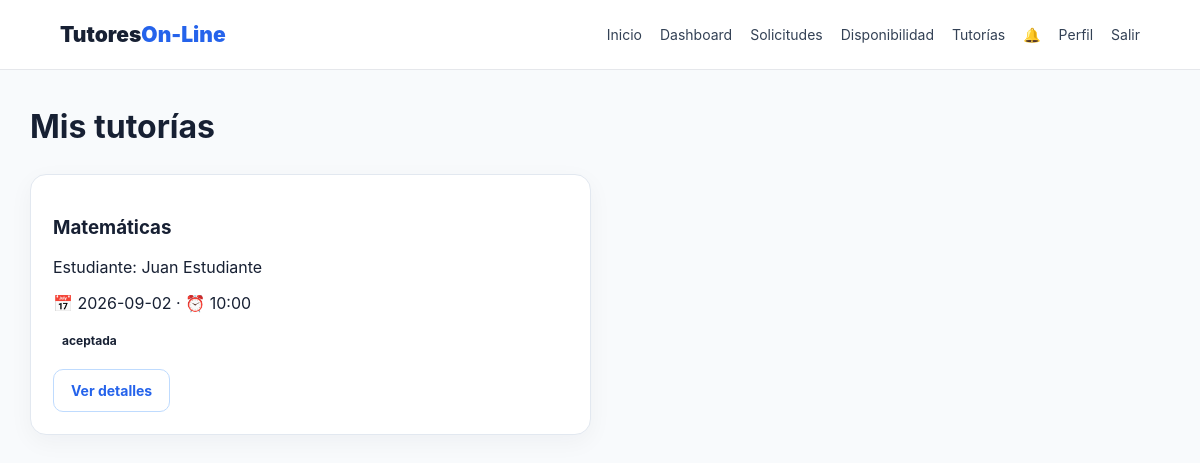
The app's page /tutorias (signed in) with its own data.
### tables this page shows
CREATE TABLE tutorias(id INTEGER PRIMARY KEY AUTOINCREMENT, estudiante_id INTEGER NOT NULL,
      tutor_id INTEGER NOT NULL, materia_id INTEGER, fecha TEXT NOT NULL, hora TEXT NOT NULL,
      duracion INTEGER DEFAULT 60, modalidad TEXT NOT NULL, tema TEXT DEFAULT '', estado TEXT DEFAULT 'pendiente',
      enlace_virtual TEXT DEFAULT '', creada_en TEXT DEFAULT CURRENT_TIMESTAMP,
      FOREIGN KEY(estudiante_id) REFERENCES usuarios(id), FOREIGN KEY(tutor_id) REFERENCES tutores(id),
      FOREIGN KEY(materia_id) REFERENCES materias(id));

CREATE TABLE materias(id INTEGER PRIMARY KEY AUTOINCREMENT, nombre TEXT UNIQUE NOT NULL);

CREATE TABLE usuarios(
      id INTEGER PRIMARY KEY AUTOINCREMENT, nombre TEXT NOT NULL, apellido TEXT NOT NULL,
      correo TEXT UNIQUE NOT NULL, password TEXT NOT NULL,
      rol TEXT NOT NULL CHECK(rol IN ('estudiante','tutor','admin')),
      ciudad TEXT DEFAULT '', nivel TEXT DEFAULT '', foto TEXT DEFAULT '', activo INTEGER DEFAULT 1,
      creado_en TEXT DEFAULT CURRENT_TIMESTAMP);

### app.py (the view)
@app.route('/tutorias')
@login_required
@role_required('tutor')
def tutor_tutorias():
    c=db(); me=c.execute('SELECT id FROM tutores WHERE usuario_id=?',(session['usuario_id'],)).fetchone(); rows=c.execute('''SELECT s.*,u.nombre,u.apellido,m.nombre materia FROM tutorias s JOIN usuarios u ON u.id=s.estudiante_id
      LEFT JOIN materias m ON m.id=s.materia_id WHERE s.tutor_id=? ORDER BY s.fecha,s.hora''',(me['id'],)).fetchall(); c.close(); return render_template('tutor_tutorias.html',tutorias=rows)

### app.py (called while the page is built)
def db():
    c = sqlite3.connect(DATABASE)
    c.row_factory = sqlite3.Row
    c.execute('PRAGMA foreign_keys = ON')
    return c

def login_required(f):
    @wraps(f)
    def wrap(*a,**kw):
        if not session.get('usuario_id'):
            flash('Debes iniciar sesión para continuar.','warning'); return redirect(url_for('login'))
        return f(*a,**kw)
    return wrap

def role_required(*roles):
    def deco(f):
        @wraps(f)
        def wrap(*a,**kw):
            if session.get('rol') not in roles:
                flash('No tienes permisos para acceder a esta sección.','danger'); return redirect(url_for('dashboard'))
            return f(*a,**kw)
        return wrap
    return deco

@app.context_processor
def inject_globals():
    count=0
    if session.get('usuario_id'):
        c=db(); count=c.execute('SELECT COUNT(*) FROM notificaciones WHERE usuario_id=? AND leida=0',(session['usuario_id'],)).fetchone()[0]; c.close()
    return {'notification_count':count, 'today':date.today().isoformat()}

### templates/tutor_tutorias.html
{% extends 'base.html' %}{% block title %}Tutorías{% endblock %}{% block content %}<div class="pagehead"><h1>Mis tutorías</h1></div><div class="grid two">{% for s in tutorias %}<div class="card"><h3>{{s['materia'] or 'Tutoría'}}</h3><p>Estudiante: {{s['nombre']}} {{s['apellido']}}</p><p>📅 {{s['fecha']}} · ⏰ {{s['hora']}}</p><span class="status {{s['estado']}}">{{s['estado']}}</span><br><br><a class="btn secondary" href="{{url_for('detalle_tutoria',tutoria_id=s['id'])}}">Ver detalles</a></div>{% else %}<div class="card"><p>No tienes tutorías registradas.</p></div>{% endfor %}</div>{% endblock %}

### static/css/style.css (style rules this page uses)
* { box-sizing:border-box }
body { margin:0;font-family:Inter,Arial,sans-serif;background:#f8fafc;color:#172033 }
.btn { display:inline-block;padding:12px 17px;border:0;border-radius:10px;text-decoration:none;font-weight:700;cursor:pointer;font-size:14px }
.btn.secondary { background:#fff;border:1px solid #bfdbfe;color:#2563eb }
.card,.hero-card,.auth-card,.filter-box,.tutor-card,.stat,.searchbox { background:#fff;border:1px solid #e2e8f0;border-radius:16px;padding:22px;box-shadow:0 7px 24px #0f172a0b }
.grid { display:grid;gap:18px }
.two { grid-template-columns:repeat(2,1fr) }
.pagehead { display:flex;justify-content:space-between;align-items:center;gap:20px;margin-bottom:25px }
.pagehead h1 { margin:3px 0 }
.status { padding:4px 9px;border-radius:20px;font-size:12px;font-weight:700 }

### records on screen
tutorias: nombre "Matemáticas", nombre "Juan", apellido "Estudiante", fecha "2026-09-02", hora "10:00", estado "aceptada"
